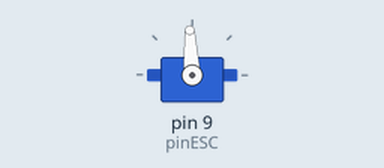
Simulated run of this sketch. Board: Arduino Uno, built with avr-gcc and run on an emulated ATmega328P. On the bench: servo.

Above: at 5.1 s.
Timing chart, 0 to 6.6 s (numbered marks = the images above):
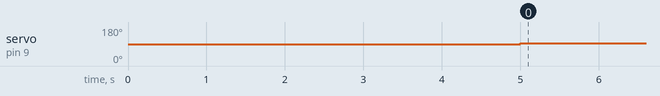

Measured:
- by itself, servo on pin 9 (pinESC): 90° → 93° at 5.0 s

The sketch:

TestDriver.ino
```cpp
#include <Servo.h>

Servo esc;
const int pinESC = 9;

void setup() {
  Serial.begin(115200);
  esc.attach(pinESC);
  delay(5000); //Es importante esperar 5 segundos para que el ESC se inicialice correctamente
  esc.writeMicroseconds(1500); // Neutral
}

void loop() {
  if (Serial.available() >= sizeof(float)) {
    float received_value;
    byte* bytePtr = (byte*)&received_value;

    // Lee los 4 bytes
    for (int i = 0; i < sizeof(float); i++) {
      bytePtr[i] = Serial.read();
    }

    /*
    // Debug: Imprime los bytes en HEX
    Serial.print("Bytes recibidos: ");
    for (int i = 0; i < sizeof(float); i++) {
      Serial.print(bytePtr[i], HEX);
      Serial.print(" ");
    }
    Serial.println();
    */

    // Procesa el valor
    if (received_value == 1540.0f || received_value == 1500.0f || received_value == 1390.0f) {
      esc.writeMicroseconds((int)received_value);
      //Serial.print("Motor: ");
    } else {
      //Serial.print("Valor no reconocido: ");
    }
    //Serial.println(received_value, 1); // 1 decimal para claridad
  }
}
```
